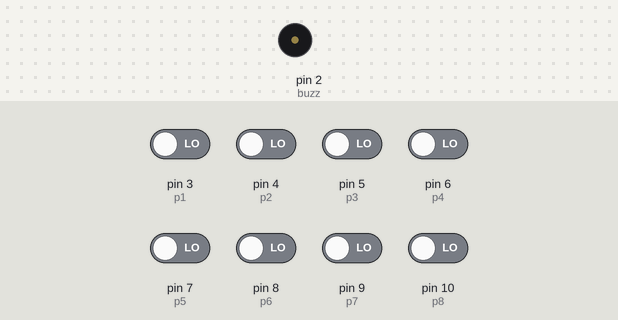
The sketch below on a simulated Arduino Uno, built with avr-gcc and run on an emulated ATmega328P. Parts: buzzer (waves = sounding). The test bench sets the inputs (shaded band); at power-on: pin 3 (p1), pin 4 (p2), pin 5 (p3), pin 6 (p4), pin 7 (p5), pin 8 (p6), pin 9 (p7), pin 10 (p8) LOW.

Above: at 1.2 s.
1.3 s: pin 3 (p1) driven HIGH
At 1.9 s:
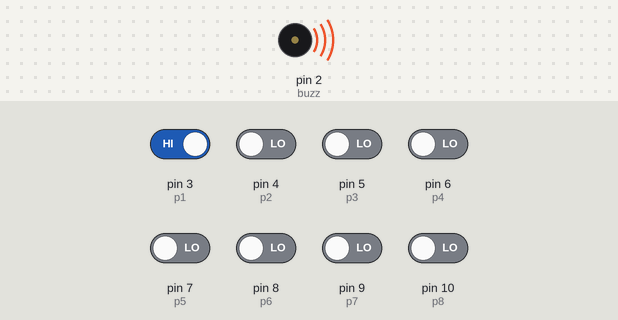
2.8 s: pin 3 (p1) driven LOW
At 3.1 s:
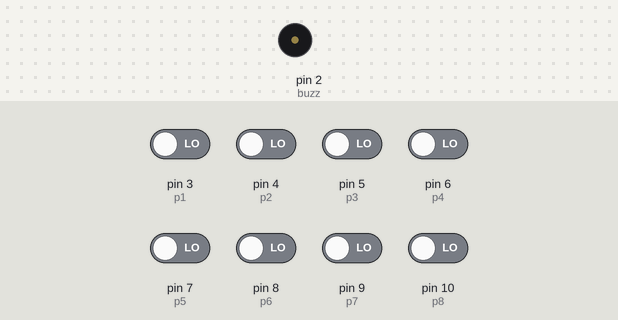
4.3 s: pin 4 (p2) driven HIGH
At 5.5 s:
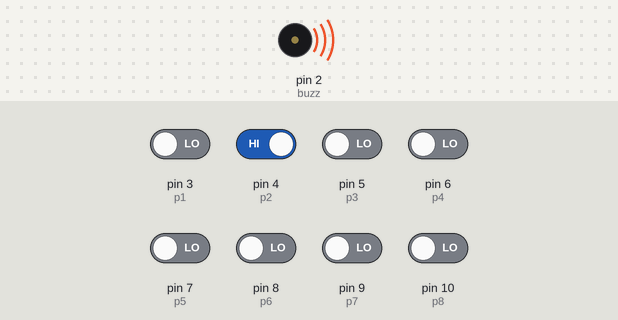
Timing chart, 0 to 7.3 s (numbered marks = the images above; inputs shaded):
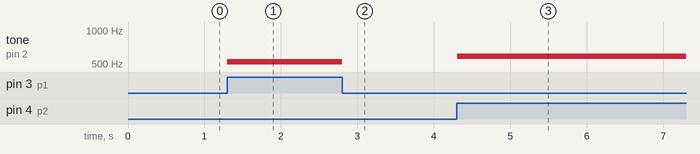

Measured:
- after the input at 1.3 s, tone on pin 2 (buzz): silent → 523 Hz at once
- after the input at 2.8 s, tone on pin 2 (buzz): 523 Hz → silent at once
- after the input at 4.3 s, tone on pin 2 (buzz): silent → 587 Hz at once

The sketch:

piano.ino
```cpp
int p1 = 3;
int p2 = 4;
int p3 = 5;
int p4 = 6;
int p5 = 7;
int p6 = 8;
int p7 = 9;
int p8 = 10;
int C,D,E,F,G,A,B,C2;//Var Pulsador
int buzz = 2; //Buzzer

void setup()
{
  Serial.begin(9600);
  pinMode(p1,INPUT);
  pinMode(p2,INPUT);
  pinMode(p3,INPUT);
  pinMode(p4,INPUT);
  pinMode(p5,INPUT);
  pinMode(p6,INPUT);
  pinMode(p7,INPUT);
  pinMode(p8,INPUT);
}

void loop()
{
  C = digitalRead(p1); // Leitura dados
  D = digitalRead(p2);
  E = digitalRead(p3);
  F = digitalRead(p4);
  G = digitalRead(p5);
  A = digitalRead(p6);
  B = digitalRead(p7);
  C2 = digitalRead(p8);
  if(C == 1){
    tone(buzz,523); //reproduzir nota C(Dó)
  }else if(D == 1){
    tone(buzz,587); //D (Ré)
  }else if(E == 1){
    tone(buzz,659);
  }else if(F == 1){
	tone(buzz,698);
  }else if(G == 1){
    tone(buzz,784);
  }else if(A == 1){
    tone(buzz,880);
  }else if(B == 1){
    tone(buzz,988);
  }else if(C2 == 1){
    tone(buzz,1047); //C
  }else{
    noTone(buzz);
  }
   delay(50);
           }
```
